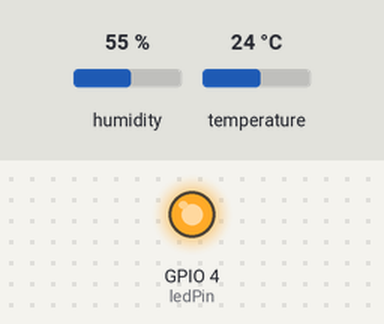
The sketch below on a simulated ESP8266 (NodeMCU). Shown: output pins drawn as LEDs (lit = HIGH). Inputs (shaded band) come from the test bench; at power-on: humidity 55 %, temperature 24 °C. WiFi joins after 1.5 s; servers stay silent unless stated; what the sketch prints to the serial monitor is not drawn.

Above: at 1.62 s.
At 32.4 s:
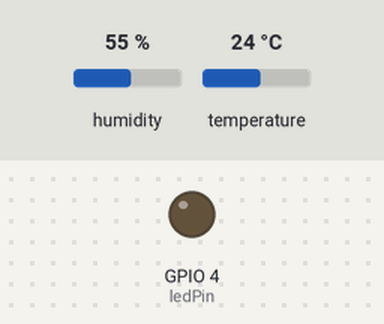
Timing chart, 0 to 81.6 s (numbered marks = the images above):
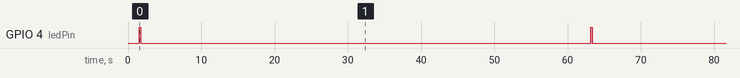

The sketch:

ESP8266DHT11.ino
```cpp
#include <DHT.h>
#include <ESP8266WiFi.h>

#define DHTTYPE DHT11
#define DHTPIN  13

const char* ssid     = "IoT";
const char* password = "ESP8266NET";

// replace with your channel's thingspeak API key
String apiKey = "KIH7BGQ47EKFDK1T";
const char* server = "api.thingspeak.com";

IPAddress ip (10, 10, 10, 220);
IPAddress gateway(10, 10, 10, 1);
IPAddress subnet(255, 255, 255, 0);

WiFiClient client;

DHT dht(DHTPIN, DHTTYPE, 11); // 11 works fine for ESP8266
float humidity, temp_f;  // Values read from sensor
int ledPin = 4;

void setup()
{ // initialize digital pin LED_BUILTIN as an output.
  dht.begin();           //initialize the Serial communication
  pinMode(ledPin, OUTPUT);
  Serial.begin(9600);
  delay(10);


  // WIFI CONFIG
  WiFi.softAPdisconnect(true);//GET RID OF AP BROADCAST
  WiFi.mode(WIFI_STA);
  WiFi.begin(ssid, password);
  WiFi.config(ip, gateway, subnet); //options (ip, dns, gateway, subnet) Needed all 3 parameters to compile
  Serial.println();
  Serial.println();
  Serial.print("Connecting to ");
  Serial.println(ssid);


  while (WiFi.status() != WL_CONNECTED) {
    delay(500);
    Serial.print(".");
  }
  Serial.println("");
  Serial.println("WiFi connected");
  delay(10);

  //  Serial.println("Temperature and Humidity test!");       //print on Serial monitor
  //  Serial.println("T(F) \tH(%)\tDewPt");                   //print on Serial monitor

}

void loop() {
  digitalWrite(ledPin, HIGH);   // turn the LED on (HIGH is the voltage level)
  delay(200);                       // wait for a second
  digitalWrite(ledPin, LOW);    // turn the LED off by making the voltage LOW
  delay(200);                       // wait for a second

  float h = dht.readHumidity();    // reading Humidity
  float tempC = dht.readTemperature(); // read Temperature as Celsius (the default)
  float temp = (32 + (9 * tempC) / 5); //approximately 2 degrees error correction for conversion and sensor inaccuracy

  float dP = (dewPointFast(tempC, h));
  float cDP = ((dP * 9) / 5) + 32;

  Serial.println("Temp\tRelHum\tcDewPt");
  Serial.print(temp);
  Serial.print("\t");
  Serial.print(h);
  Serial.print("\t");
  Serial.println(cDP);

  delay(1000);

  if (client.connect(server, 80)) { // "184.106.153.149" or api.thingspeak.com
    String postStr = apiKey;
    postStr += "&field1=";
    postStr += String(temp);
    postStr += "&field2=";
    postStr += String(h);
    postStr += "&field3=";
    postStr += String(cDP);
    postStr += "\r\n\r\n";

    client.print("POST /update HTTP/1.1\n");
    client.print("Host: api.thingspeak.com\n");
    client.print("Connection: close\n");
    client.print("X-THINGSPEAKAPIKEY: " + apiKey + "\n");
    client.print("Content-Type: application/x-www-form-urlencoded\n");
    client.print("Content-Length: ");
    client.print(postStr.length());
    client.print("\n\n");
    client.print(postStr);

    //    Serial.print("Temperature: ");
    //    Serial.print(temp);
    //    Serial.println(" F");
    Serial.println("% send to Thingspeak");
  }
  client.stop();

  Serial.println("Waiting...");
  // thingspeak needs minimum 15 sec delay between updates
  //  currently set to 60 seconds
  delay(60000);
}


// DEW POINT CALCULATION********************
// delta max = 0.6544 wrt dewPoint()
// 6.9 x faster than dewPoint()
// reference: http://en.wikipedia.org/wiki/Dew_point
double dewPointFast(double celsius, double humidity)
{
  double a = 17.271;
  double b = 237.7;
  double temp = (a * celsius) / (b + celsius) + log(humidity * 0.01);
  double Td = (b * temp) / (a - temp);
  return Td;
}
```

Measured:
- by itself, GPIO 4 (ledPin): alternates HIGH for 0.20 s and LOW for 61.4 s
